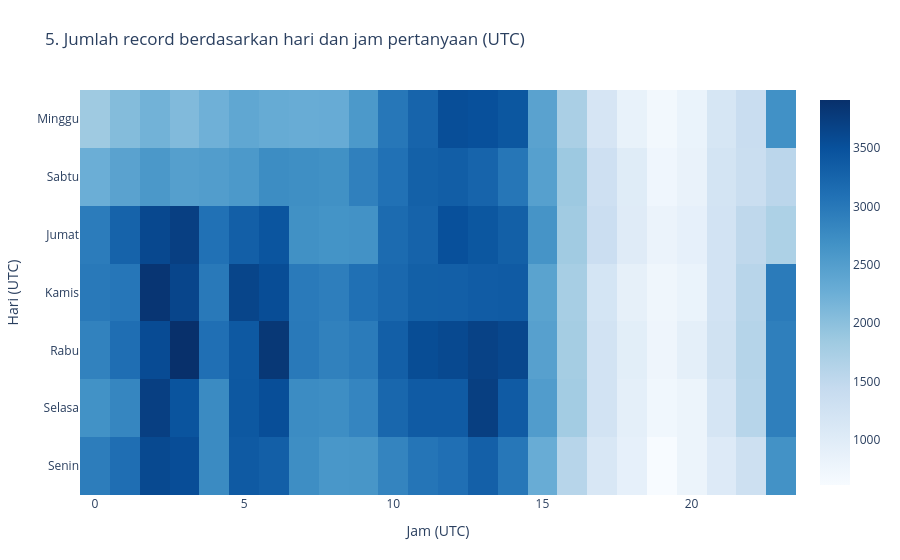

The notebook cell saved with this chart:
### Code cell
weekday_names = ['Senin', 'Selasa', 'Rabu', 'Kamis', 'Jumat', 'Sabtu', 'Minggu']
weekday_hour = (
    metrics.filter(pl.col('weekday_utc').is_not_null() & pl.col('hour_utc').is_not_null())
    .group_by(['weekday_utc', 'hour_utc'])
    .agg(pl.len().alias('jumlah_record'))
    .collect(engine='streaming')
)
heat = np.zeros((7, 24), dtype=int)
for r in weekday_hour.iter_rows(named=True):
    day, hour = int(r['weekday_utc']), int(r['hour_utc'])
    if 1 <= day <= 7 and 0 <= hour < 24:
        heat[day - 1, hour] += int(r['jumlah_record'])
assert int(heat.sum()) == summary['tanggal_pertanyaan_valid']
fig5 = go.Figure(go.Heatmap(
    z=heat, x=list(range(24)), y=weekday_names,
    colorscale='Blues',
    hovertemplate='%{y} pukul %{x}:00 UTC<br>%{z:,} record<extra></extra>',
))
fig5.update_layout(
    title='5. Jumlah record berdasarkan hari dan jam pertanyaan (UTC)',
    xaxis_title='Jam (UTC)', yaxis_title='Hari (UTC)',
)
publish(fig5, '05_heatmap_hari_jam.html')

### Figure 1 — Plotly figure (JSON) as saved in the notebook; plotly's stock layout.template omitted (floating-point values rounded to 4 significant figures; data arrays with more than 128 entries replaced by an {"elided": "..."} marker saying what was removed)
{"data": [{"colorscale": [[0, "rgb(247,251,255)"], [0.125, "rgb(222,235,247)"], [0.25, "rgb(198,219,239)"], [0.375, "rgb(158,202,225)"], [0.5, "rgb(107,174,214)"], [0.625, "rgb(66,146,198)"], [0.75, "rgb(33,113,181)"], [0.875, "rgb(8,81,156)"], [1, "rgb(8,48,107)"]], "hovertemplate": "%{y} pukul %{x}:00 UTC<br>%{z:,} record<extra></extra>", "type": "heatmap", "x": [0, 1, 2, 3, 4, 5, 6, 7, 8, 9, 10, 11, 12, 13, 14, 15, 16, 17, 18, 19, 20, 21, 22, 23], "y": ["Senin", "Selasa", "Rabu", "Kamis", "Jumat", "Sabtu", "Minggu"], "z": {"elided": "7x24 int values"}}], "layout": {"hovermode": "closest", "margin": {"b": 65, "l": 60, "r": 30, "t": 90}, "title": {"text": "5. Jumlah record berdasarkan hari dan jam pertanyaan (UTC)"}, "xaxis": {"title": {"text": "Jam (UTC)"}}, "yaxis": {"title": {"text": "Hari (UTC)"}}}}
